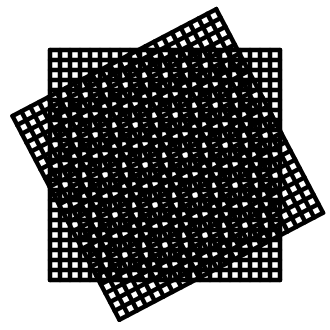
Frame 1 (no input)
Frame 60 (no input): identical to frame 1, image omitted
Frame 120 (the mouse pressed at the canvas centre since frame 60): identical to frame 1, image omitted

The p5.js sketch that drew this single still picture (run headless with seeded random() and noise() and a simulated clock; from frame 60 on, the mouse is pressed at the canvas centre):

// p5.js sketch
// ── sketch.js
function setup() {
  createCanvas(330,330);
}

function draw() {
  background(255);
  stroke(0);
  strokeWeight(4.5);
 
  for (var x1 = 50; x1 <=280; x1 += 10){ 
    var y1 = 50;
    beginShape();
    vertex(x1,y1);
    vertex(x1,y1+230);
    endShape();
  }

  for (var y2 = 50; y2 <= 280; y2 +=10){
    var x2 = 50;
    beginShape();
    vertex(x2,y2);
    vertex(x2+230,y2);
    endShape();
  }

translate (-55,95);
rotate (-PI/6.5);
for (var x3 = 50; x3 <=280; x3 += 10){ 
    var y3 = 50;
    beginShape();
    vertex(x3,y3);
    vertex(x3,y3+230);
    endShape();
  }

  for (var y4 = 50; y4 <= 280; y4 +=10){
    var x4 = 50;
    beginShape();
    vertex(x4,y4);
    vertex(x4+230,y4);
    endShape();
  }
  
}
